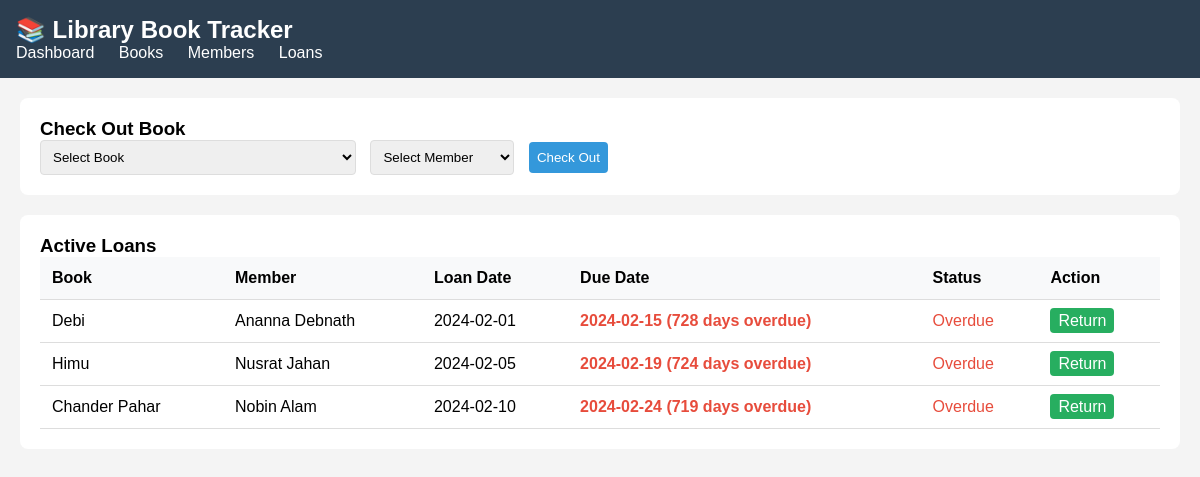
Page /loans on the committed database.
### tables this page shows
CREATE TABLE loans (
            loan_id INTEGER PRIMARY KEY AUTOINCREMENT,
            book_id INTEGER,
            member_id INTEGER,
            loan_date DATE DEFAULT CURRENT_DATE,
            due_date DATE,
            return_date DATE,
            status TEXT DEFAULT 'active',
            FOREIGN KEY (book_id) REFERENCES books (book_id),
            FOREIGN KEY (member_id) REFERENCES members (member_id)
        );

CREATE TABLE books (
            book_id INTEGER PRIMARY KEY AUTOINCREMENT,
            title TEXT NOT NULL,
            author TEXT NOT NULL,
            isbn TEXT UNIQUE,
            genre TEXT,
            published_year INTEGER,
            total_copies INTEGER DEFAULT 1,
            available_copies INTEGER DEFAULT 1
        );

CREATE TABLE members (
            member_id INTEGER PRIMARY KEY AUTOINCREMENT,
            first_name TEXT NOT NULL,
            last_name TEXT NOT NULL,
            email TEXT UNIQUE,
            phone TEXT,
            join_date DATE DEFAULT CURRENT_DATE,
            active BOOLEAN DEFAULT 1
        );

### app.py (the view)
@app.route('/loans')
def loans():
    conn = get_db()
    active_loans = conn.execute('''
        SELECT l.loan_id, b.book_id, b.title, b.author,
               m.member_id, m.first_name, m.last_name,
               l.loan_date, l.due_date,
               julianday(l.due_date) - julianday('now') as days_remaining
        FROM loans l
        JOIN books b ON l.book_id = b.book_id
        JOIN members m ON l.member_id = m.member_id
        WHERE l.status = 'active'
        ORDER BY l.due_date
    ''').fetchall()
    available_books = conn.execute('''
        SELECT * FROM books
        WHERE available_copies > 0
        ORDER BY title
    ''').fetchall()
    active_members = conn.execute('''
        SELECT * FROM members
        WHERE active = 1
        ORDER BY last_name
    ''').fetchall()
    conn.close()
    return render_template('loans.html',
                         active_loans=active_loans,
                         available_books=available_books,
                         active_members=active_members)

### app.py (called while the page is built)
def get_db():
    conn = sqlite3.connect(DATABASE)
    conn.row_factory = sqlite3.Row
    return conn

### templates/loans.html (shortened to what this page needs)
<!DOCTYPE html>
<html>
<head>
</head>
<body>
    <div class="navbar">
        <h2>📚 Library Book Tracker</h2>
        <div>
            <a href="/">Dashboard</a>
            <a href="/books">Books</a>
            <a href="/members">Members</a>
            <a href="/loans">Loans</a>
        </div>
    </div>
    <div class="container">
        <div class="loan-form">
            <h3>Check Out Book</h3>
            <form action="/loans/create" method="POST">
                <div class="form-group">
                    <select name="book_id" required>
                        <option value="">Select Book</option>
                    </select>
                </div>
                <div class="form-group">
                    <select name="member_id" required>
                        <option value="">Select Member</option>
                    </select>
                </div>
                <button type="submit">Check Out</button>
            </form>
        </div>
        <div class="loans-table">
            <h3>Active Loans</h3>
            <table>
                <thead>
                    <tr>
                        <th>Book</th>
                        <th>Member</th>
                        <th>Loan Date</th>
                        <th>Due Date</th>
                        <th>Status</th>
                        <th>Action</th>
                    </tr>
                </thead>
                <tbody>
                    {% for loan in active_loans %}
                    <tr>
                        <td>{{ loan.title }}</td>
                        <td>{{ loan.first_name }} {{ loan.last_name }}</td>
                        <td>{{ loan.loan_date }}</td>
                        <td {% if loan.days_remaining < 0 %}class="overdue"{% endif %}>
                            {{ loan.due_date }}
                            {% if loan.days_remaining < 0 %}
                                ({{ -loan.days_remaining|int }} days overdue)
                            {% elif loan.days_remaining <= 2 %}
                                ({{ loan.days_remaining|int }} days left)
                            {% endif %}
                        </td>
                        <td>
                            {% if loan.days_remaining < 0 %}
                                <span style="color: #e74c3c;">Overdue</span>
                            {% else %}
                                <span style="color: #27ae60;">On Time</span>
                            {% endif %}
                        </td>
                        <td>
                            <a href="/loans/return/{{ loan.loan_id }}" class="return-btn" onclick="return confirm('Return this book?')">Return</a>
                        </td>
                    </tr>
                    {% endfor %}
                </tbody>
            </table>
        </div>
    </div>
</body>
</html>

### templates/loans.html (style rules this page uses)
* { margin: 0; padding: 0; box-sizing: border-box; }
body { font-family: Arial, sans-serif; background: #f4f4f4; }
.navbar { background: #2c3e50; padding: 1rem; color: white; }
.navbar a { color: white; text-decoration: none; margin-right: 20px; }
.container { max-width: 1200px; margin: 20px auto; padding: 0 20px; }
.loan-form { background: white; padding: 20px; border-radius: 8px; margin-bottom: 20px; }
.form-group { display: inline-block; margin-right: 10px; }
select, button { padding: 8px; border: 1px solid #ddd; border-radius: 4px; }
button { background: #3498db; color: white; border: none; cursor: pointer; }
.loans-table { background: white; padding: 20px; border-radius: 8px; }
table { width: 100%; border-collapse: collapse; }
th, td { padding: 12px; text-align: left; border-bottom: 1px solid #ddd; }
th { background: #f8f9fa; }
.return-btn { padding: 4px 8px; background: #27ae60; color: white; text-decoration: none; border-radius: 4px; }
.overdue { color: #e74c3c; font-weight: bold; }

### rows in the picture
loans: title "Debi", first_name "Ananna", last_name "Debnath", loan_date "2024-02-01", due_date "2024-02-15", days_remaining "728"
loans: title "Himu", first_name "Nusrat", last_name "Jahan", loan_date "2024-02-05", due_date "2024-02-19", days_remaining "724"
loans: title "Chander Pahar", first_name "Nobin", last_name "Alam", loan_date "2024-02-10", due_date "2024-02-24", days_remaining "719"
